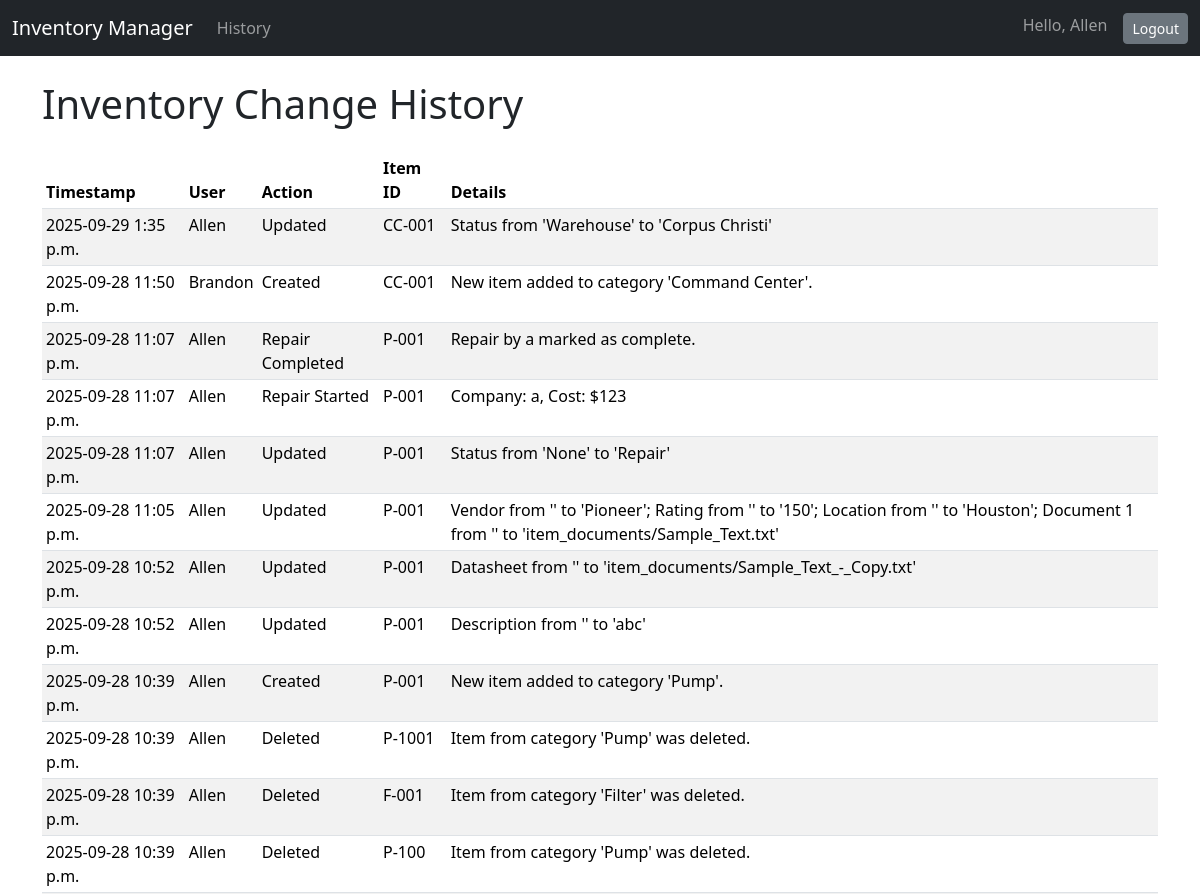
Page /inventory/history/ (signed in, upper part) on the earlier database version.
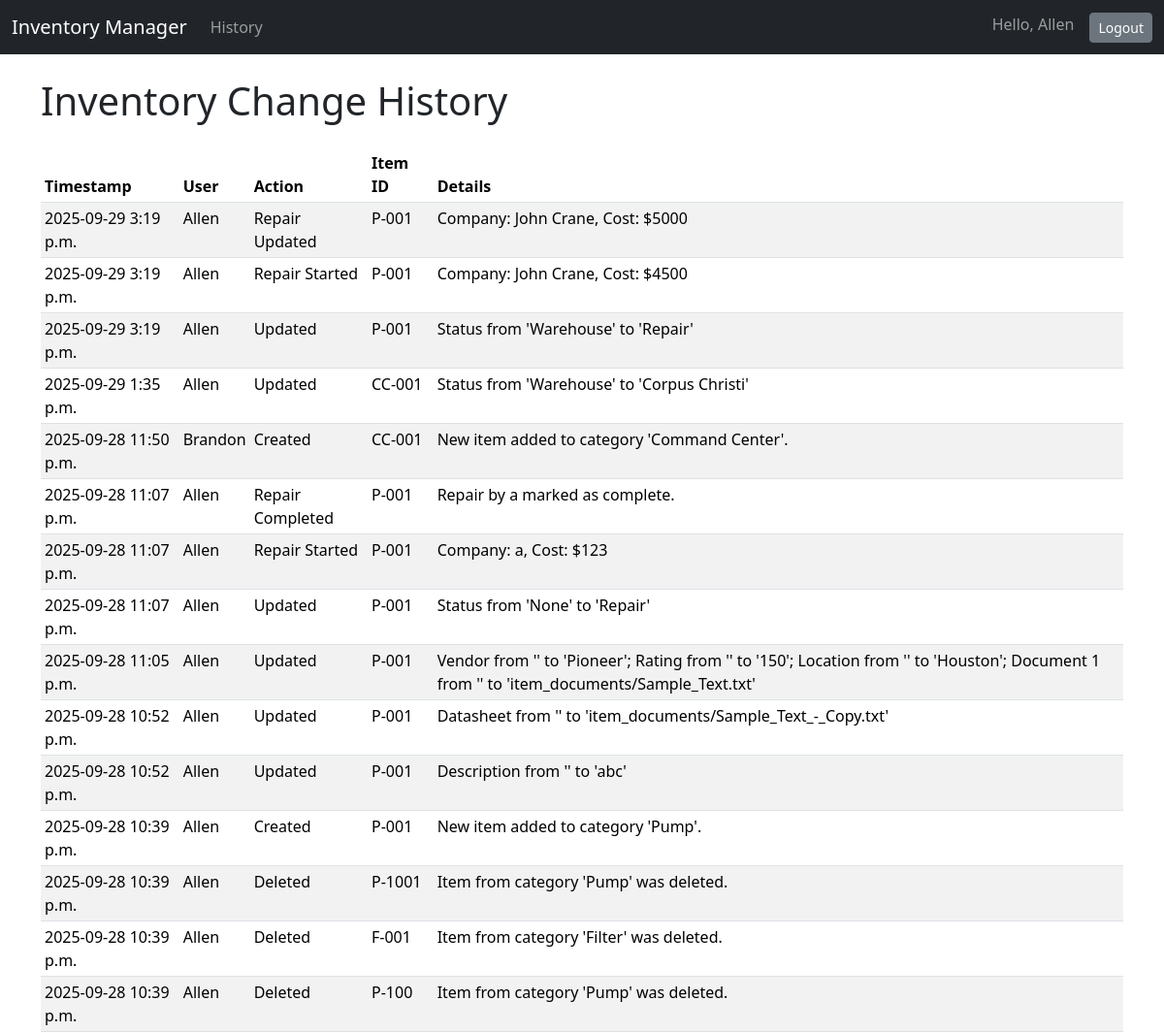
Same page on the later database version.
### inventory/models.py (models this page shows, shortened)
class LogEntry(models.Model):
    timestamp = models.DateTimeField(auto_now_add=True)
    user = models.ForeignKey(User, on_delete=models.SET_NULL, null=True, blank=True, related_name='inventory_log_entries')
    action = models.CharField(max_length=50)
    item_id_str = models.CharField(max_length=100, verbose_name="Item ID")
    details = models.TextField(blank=True)
    class Meta:
        ordering = ['-timestamp']  # Show the most recent logs first

### inventory/views.py (the view)
# urls.py: path('history/', views.log_history, name='log_history'),
@login_required
def log_history(request):
    logs = LogEntry.objects.all()
    context = {
        'logs': logs
    }
    return render(request, 'inventory/log_history.html', context)

### inventory/templates/inventory/log_history.html (shortened to what this page needs)
{% extends 'base.html' %}
{% block content %}
    <h1>Inventory Change History</h1>
    <table class="table table-striped table-sm mt-4">
        <thead>
            <tr>
                <th>Timestamp</th>
                <th>User</th><th>Action</th>
                <th>Item ID</th>
                <th>Details</th>
            </tr>
        </thead>
        <tbody>
            {% for log in logs %}
                <tr>
                    <td>{{ log.timestamp|date:"Y-m-d P" }}</td>
                    <td>{{ log.user.username|default:"N/A" }}</td>
                    <td>{{ log.action }}</td>
                    <td>{{ log.item_id_str }}</td>
                    <td>{{ log.details }}</td>
                </tr>
                {% endfor %}
        </tbody>
    </table>
{% endblock %}

Differences in the rows shown:
added LogEntry: timestamp "2025-09-29 3:19 p.m.", user.username "Allen", action "Repair Updated", item_id_str "P-001", details "Company: John Crane, Cost: $5000"
added LogEntry: timestamp "2025-09-29 3:19 p.m.", user.username "Allen", action "Repair Started", item_id_str "P-001", details "Company: John Crane, Cost: $4500"
added LogEntry: timestamp "2025-09-29 3:19 p.m.", user.username "Allen", action "Updated", item_id_str "P-001", details "Status from 'Warehouse' to 'Repair'"
